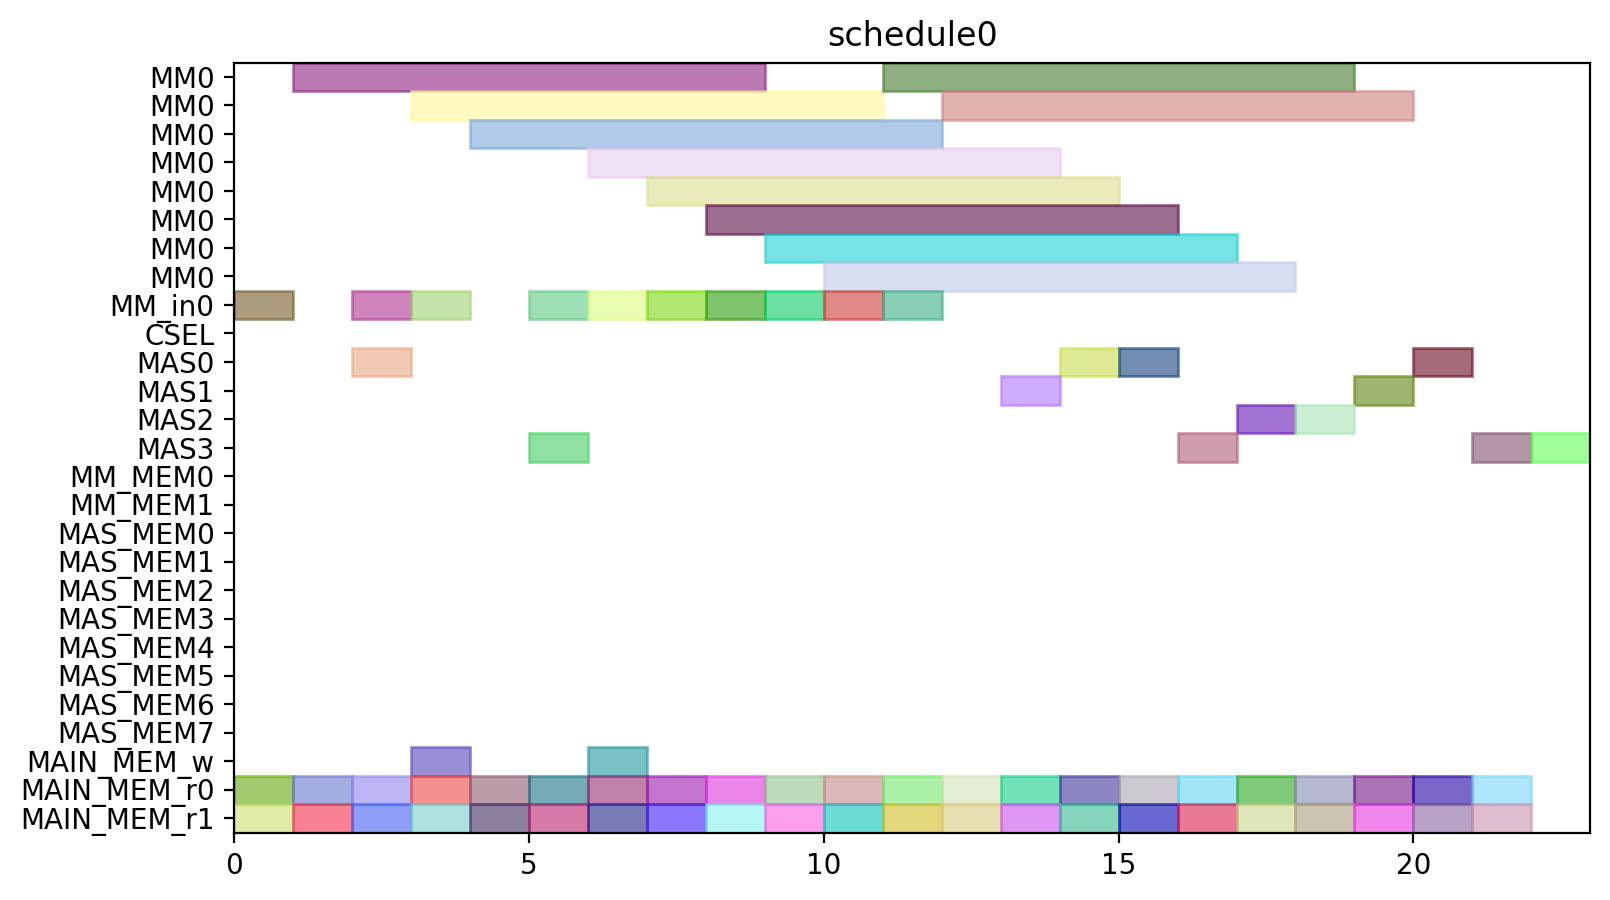

Source code (Python):
from pyschedule import Scenario, solvers, plotters, alt


def solve():
	horizon = 120
	S = Scenario("schedule0", horizon=horizon)

	# resource
	MM = S.Resources('MM', num=1, size=8)
	MM_in = S.Resources('MM_in', num=1)
	CSEL = S.Resource('CSEL')
	MAS = S.Resources('MAS', num=4, size=1, periods=range(1, horizon))
	MM_MEM = S.Resources('MM_MEM', num=2)
	MAS_MEM = S.Resources('MAS_MEM', num=8)
	MAIN_MEM_w = S.Resource('MAIN_MEM_w', size=1)
	MAIN_MEM_r = S.Resources('MAIN_MEM_r', num=2)

	# result of previous scheduling

	# new tasks
	c10_t0 = S.Task('c10_t0', length=8, delay_cost=1)
	c10_t0 += alt(MM)
	c10_t0_in = S.Task('c10_t0_in', length=1, delay_cost=1)
	c10_t0_in += alt(MM_in)
	S += c10_t0_in*MM_in[0]<=c10_t0*MM[0]
	c10_t0_mem0 = S.Task('c10_t0_mem0', length=1, delay_cost=1)
	c10_t0_mem0 += MAIN_MEM_r[0]
	S += c10_t0_mem0 <= c10_t0

	c10_t0_mem1 = S.Task('c10_t0_mem1', length=1, delay_cost=1)
	c10_t0_mem1 += MAIN_MEM_r[1]
	S += c10_t0_mem1 <= c10_t0

	c10_t1 = S.Task('c10_t1', length=8, delay_cost=1)
	c10_t1 += alt(MM)
	c10_t1_in = S.Task('c10_t1_in', length=1, delay_cost=1)
	c10_t1_in += alt(MM_in)
	S += c10_t1_in*MM_in[0]<=c10_t1*MM[0]
	c10_t1_mem0 = S.Task('c10_t1_mem0', length=1, delay_cost=1)
	c10_t1_mem0 += MAIN_MEM_r[0]
	S += c10_t1_mem0 <= c10_t1

	c10_t1_mem1 = S.Task('c10_t1_mem1', length=1, delay_cost=1)
	c10_t1_mem1 += MAIN_MEM_r[1]
	S += c10_t1_mem1 <= c10_t1

	c10_t2 = S.Task('c10_t2', length=1, delay_cost=1)
	c10_t2 += alt(MAS)
	c10_t2_mem0 = S.Task('c10_t2_mem0', length=1, delay_cost=1)
	c10_t2_mem0 += MAIN_MEM_r[0]
	S += c10_t2_mem0 <= c10_t2

	c10_t2_mem1 = S.Task('c10_t2_mem1', length=1, delay_cost=1)
	c10_t2_mem1 += MAIN_MEM_r[1]
	S += c10_t2_mem1 <= c10_t2

	c10_t3 = S.Task('c10_t3', length=1, delay_cost=1)
	c10_t3 += alt(MAS)
	c10_t3_mem0 = S.Task('c10_t3_mem0', length=1, delay_cost=1)
	c10_t3_mem0 += MAIN_MEM_r[0]
	S += c10_t3_mem0 <= c10_t3

	c10_t3_mem1 = S.Task('c10_t3_mem1', length=1, delay_cost=1)
	c10_t3_mem1 += MAIN_MEM_r[1]
	S += c10_t3_mem1 <= c10_t3

	c20_t0 = S.Task('c20_t0', length=8, delay_cost=1)
	c20_t0 += alt(MM)
	c20_t0_in = S.Task('c20_t0_in', length=1, delay_cost=1)
	c20_t0_in += alt(MM_in)
	S += c20_t0_in*MM_in[0]<=c20_t0*MM[0]
	c20_t0_mem0 = S.Task('c20_t0_mem0', length=1, delay_cost=1)
	c20_t0_mem0 += MAIN_MEM_r[0]
	S += c20_t0_mem0 <= c20_t0

	c20_t0_mem1 = S.Task('c20_t0_mem1', length=1, delay_cost=1)
	c20_t0_mem1 += MAIN_MEM_r[1]
	S += c20_t0_mem1 <= c20_t0

	c20_t1 = S.Task('c20_t1', length=8, delay_cost=1)
	c20_t1 += alt(MM)
	c20_t1_in = S.Task('c20_t1_in', length=1, delay_cost=1)
	c20_t1_in += alt(MM_in)
	S += c20_t1_in*MM_in[0]<=c20_t1*MM[0]
	c20_t1_mem0 = S.Task('c20_t1_mem0', length=1, delay_cost=1)
	c20_t1_mem0 += MAIN_MEM_r[0]
	S += c20_t1_mem0 <= c20_t1

	c20_t1_mem1 = S.Task('c20_t1_mem1', length=1, delay_cost=1)
	c20_t1_mem1 += MAIN_MEM_r[1]
	S += c20_t1_mem1 <= c20_t1

	c20_t2 = S.Task('c20_t2', length=1, delay_cost=1)
	c20_t2 += alt(MAS)
	c20_t2_mem0 = S.Task('c20_t2_mem0', length=1, delay_cost=1)
	c20_t2_mem0 += MAIN_MEM_r[0]
	S += c20_t2_mem0 <= c20_t2

	c20_t2_mem1 = S.Task('c20_t2_mem1', length=1, delay_cost=1)
	c20_t2_mem1 += MAIN_MEM_r[1]
	S += c20_t2_mem1 <= c20_t2

	c20_t3 = S.Task('c20_t3', length=1, delay_cost=1)
	c20_t3 += alt(MAS)
	c20_t3_mem0 = S.Task('c20_t3_mem0', length=1, delay_cost=1)
	c20_t3_mem0 += MAIN_MEM_r[0]
	S += c20_t3_mem0 <= c20_t3

	c20_t3_mem1 = S.Task('c20_t3_mem1', length=1, delay_cost=1)
	c20_t3_mem1 += MAIN_MEM_r[1]
	S += c20_t3_mem1 <= c20_t3

	c01_t0 = S.Task('c01_t0', length=8, delay_cost=1)
	c01_t0 += alt(MM)
	c01_t0_in = S.Task('c01_t0_in', length=1, delay_cost=1)
	c01_t0_in += alt(MM_in)
	S += c01_t0_in*MM_in[0]<=c01_t0*MM[0]
	c01_t0_mem0 = S.Task('c01_t0_mem0', length=1, delay_cost=1)
	c01_t0_mem0 += MAIN_MEM_r[0]
	S += c01_t0_mem0 <= c01_t0

	c01_t0_mem1 = S.Task('c01_t0_mem1', length=1, delay_cost=1)
	c01_t0_mem1 += MAIN_MEM_r[1]
	S += c01_t0_mem1 <= c01_t0

	c01_t1 = S.Task('c01_t1', length=8, delay_cost=1)
	c01_t1 += alt(MM)
	c01_t1_in = S.Task('c01_t1_in', length=1, delay_cost=1)
	c01_t1_in += alt(MM_in)
	S += c01_t1_in*MM_in[0]<=c01_t1*MM[0]
	c01_t1_mem0 = S.Task('c01_t1_mem0', length=1, delay_cost=1)
	c01_t1_mem0 += MAIN_MEM_r[0]
	S += c01_t1_mem0 <= c01_t1

	c01_t1_mem1 = S.Task('c01_t1_mem1', length=1, delay_cost=1)
	c01_t1_mem1 += MAIN_MEM_r[1]
	S += c01_t1_mem1 <= c01_t1

	c01_t2 = S.Task('c01_t2', length=1, delay_cost=1)
	c01_t2 += alt(MAS)
	c01_t2_mem0 = S.Task('c01_t2_mem0', length=1, delay_cost=1)
	c01_t2_mem0 += MAIN_MEM_r[0]
	S += c01_t2_mem0 <= c01_t2

	c01_t2_mem1 = S.Task('c01_t2_mem1', length=1, delay_cost=1)
	c01_t2_mem1 += MAIN_MEM_r[1]
	S += c01_t2_mem1 <= c01_t2

	c01_t3 = S.Task('c01_t3', length=1, delay_cost=1)
	c01_t3 += alt(MAS)
	c01_t3_mem0 = S.Task('c01_t3_mem0', length=1, delay_cost=1)
	c01_t3_mem0 += MAIN_MEM_r[0]
	S += c01_t3_mem0 <= c01_t3

	c01_t3_mem1 = S.Task('c01_t3_mem1', length=1, delay_cost=1)
	c01_t3_mem1 += MAIN_MEM_r[1]
	S += c01_t3_mem1 <= c01_t3

	c11_t0 = S.Task('c11_t0', length=8, delay_cost=1)
	c11_t0 += alt(MM)
	c11_t0_in = S.Task('c11_t0_in', length=1, delay_cost=1)
	c11_t0_in += alt(MM_in)
	S += c11_t0_in*MM_in[0]<=c11_t0*MM[0]
	c11_t0_mem0 = S.Task('c11_t0_mem0', length=1, delay_cost=1)
	c11_t0_mem0 += MAIN_MEM_r[0]
	S += c11_t0_mem0 <= c11_t0

	c11_t0_mem1 = S.Task('c11_t0_mem1', length=1, delay_cost=1)
	c11_t0_mem1 += MAIN_MEM_r[1]
	S += c11_t0_mem1 <= c11_t0

	c11_t1 = S.Task('c11_t1', length=8, delay_cost=1)
	c11_t1 += alt(MM)
	c11_t1_in = S.Task('c11_t1_in', length=1, delay_cost=1)
	c11_t1_in += alt(MM_in)
	S += c11_t1_in*MM_in[0]<=c11_t1*MM[0]
	c11_t1_mem0 = S.Task('c11_t1_mem0', length=1, delay_cost=1)
	c11_t1_mem0 += MAIN_MEM_r[0]
	S += c11_t1_mem0 <= c11_t1

	c11_t1_mem1 = S.Task('c11_t1_mem1', length=1, delay_cost=1)
	c11_t1_mem1 += MAIN_MEM_r[1]
	S += c11_t1_mem1 <= c11_t1

	c11_t2 = S.Task('c11_t2', length=1, delay_cost=1)
	c11_t2 += alt(MAS)
	c11_t2_mem0 = S.Task('c11_t2_mem0', length=1, delay_cost=1)
	c11_t2_mem0 += MAIN_MEM_r[0]
	S += c11_t2_mem0 <= c11_t2

	c11_t2_mem1 = S.Task('c11_t2_mem1', length=1, delay_cost=1)
	c11_t2_mem1 += MAIN_MEM_r[1]
	S += c11_t2_mem1 <= c11_t2

	c11_t3 = S.Task('c11_t3', length=1, delay_cost=1)
	c11_t3 += alt(MAS)
	c11_t3_mem0 = S.Task('c11_t3_mem0', length=1, delay_cost=1)
	c11_t3_mem0 += MAIN_MEM_r[0]
	S += c11_t3_mem0 <= c11_t3

	c11_t3_mem1 = S.Task('c11_t3_mem1', length=1, delay_cost=1)
	c11_t3_mem1 += MAIN_MEM_r[1]
	S += c11_t3_mem1 <= c11_t3

	c21_t0 = S.Task('c21_t0', length=8, delay_cost=1)
	c21_t0 += alt(MM)
	c21_t0_in = S.Task('c21_t0_in', length=1, delay_cost=1)
	c21_t0_in += alt(MM_in)
	S += c21_t0_in*MM_in[0]<=c21_t0*MM[0]
	c21_t0_mem0 = S.Task('c21_t0_mem0', length=1, delay_cost=1)
	c21_t0_mem0 += MAIN_MEM_r[0]
	S += c21_t0_mem0 <= c21_t0

	c21_t0_mem1 = S.Task('c21_t0_mem1', length=1, delay_cost=1)
	c21_t0_mem1 += MAIN_MEM_r[1]
	S += c21_t0_mem1 <= c21_t0

	c21_t1 = S.Task('c21_t1', length=8, delay_cost=1)
	c21_t1 += alt(MM)
	c21_t1_in = S.Task('c21_t1_in', length=1, delay_cost=1)
	c21_t1_in += alt(MM_in)
	S += c21_t1_in*MM_in[0]<=c21_t1*MM[0]
	c21_t1_mem0 = S.Task('c21_t1_mem0', length=1, delay_cost=1)
	c21_t1_mem0 += MAIN_MEM_r[0]
	S += c21_t1_mem0 <= c21_t1

	c21_t1_mem1 = S.Task('c21_t1_mem1', length=1, delay_cost=1)
	c21_t1_mem1 += MAIN_MEM_r[1]
	S += c21_t1_mem1 <= c21_t1

	c21_t2 = S.Task('c21_t2', length=1, delay_cost=1)
	c21_t2 += alt(MAS)
	c21_t2_mem0 = S.Task('c21_t2_mem0', length=1, delay_cost=1)
	c21_t2_mem0 += MAIN_MEM_r[0]
	S += c21_t2_mem0 <= c21_t2

	c21_t2_mem1 = S.Task('c21_t2_mem1', length=1, delay_cost=1)
	c21_t2_mem1 += MAIN_MEM_r[1]
	S += c21_t2_mem1 <= c21_t2

	c21_t3 = S.Task('c21_t3', length=1, delay_cost=1)
	c21_t3 += alt(MAS)
	c21_t3_mem0 = S.Task('c21_t3_mem0', length=1, delay_cost=1)
	c21_t3_mem0 += MAIN_MEM_r[0]
	S += c21_t3_mem0 <= c21_t3

	c21_t3_mem1 = S.Task('c21_t3_mem1', length=1, delay_cost=1)
	c21_t3_mem1 += MAIN_MEM_r[1]
	S += c21_t3_mem1 <= c21_t3

	c000 = S.Task('c000', length=1, delay_cost=1)
	c000 += alt(MAS)
	S += 0<c000

	c000_w = S.Task('c000_w', length=1, delay_cost=1)
	c000_w += alt(MAIN_MEM_w)
	S += c000 <= c000_w

	c000_mem0 = S.Task('c000_mem0', length=1, delay_cost=1)
	c000_mem0 += MAIN_MEM_r[0]
	S += c000_mem0 <= c000

	c000_mem1 = S.Task('c000_mem1', length=1, delay_cost=1)
	c000_mem1 += MAIN_MEM_r[1]
	S += c000_mem1 <= c000

	c001 = S.Task('c001', length=1, delay_cost=1)
	c001 += alt(MAS)
	S += 0<c001

	c001_w = S.Task('c001_w', length=1, delay_cost=1)
	c001_w += alt(MAIN_MEM_w)
	S += c001 <= c001_w

	c001_mem0 = S.Task('c001_mem0', length=1, delay_cost=1)
	c001_mem0 += MAIN_MEM_r[0]
	S += c001_mem0 <= c001

	c001_mem1 = S.Task('c001_mem1', length=1, delay_cost=1)
	c001_mem1 += MAIN_MEM_r[1]
	S += c001_mem1 <= c001

	solvers.mip.solve(S,msg=1,kind='CPLEX',ratio_gap=1.01)

	solution = [['hoge']*len(S.solution()[1]) for i in range(len(S.solution()))]
	for i in range(len(S.solution())):
		for j in range(len(S.solution()[i])):
			solution[i][j]=str(S.solution()[i][j])
	print(solution)

	cycles = int(solution[-1][3])

	pic_file_name = "/home/mfukuda/ABE/multiRAM_multiMAS_16mux/scheduling_result/stage8MM1_stage1MAS4/FROB/schedule0.png"
	if(S.solution() != []):
		plotters.matplotlib.plot(S,img_filename=pic_file_name, show_task_labels=False, fig_size=(cycles*0.25+3, 5))

	return solution
